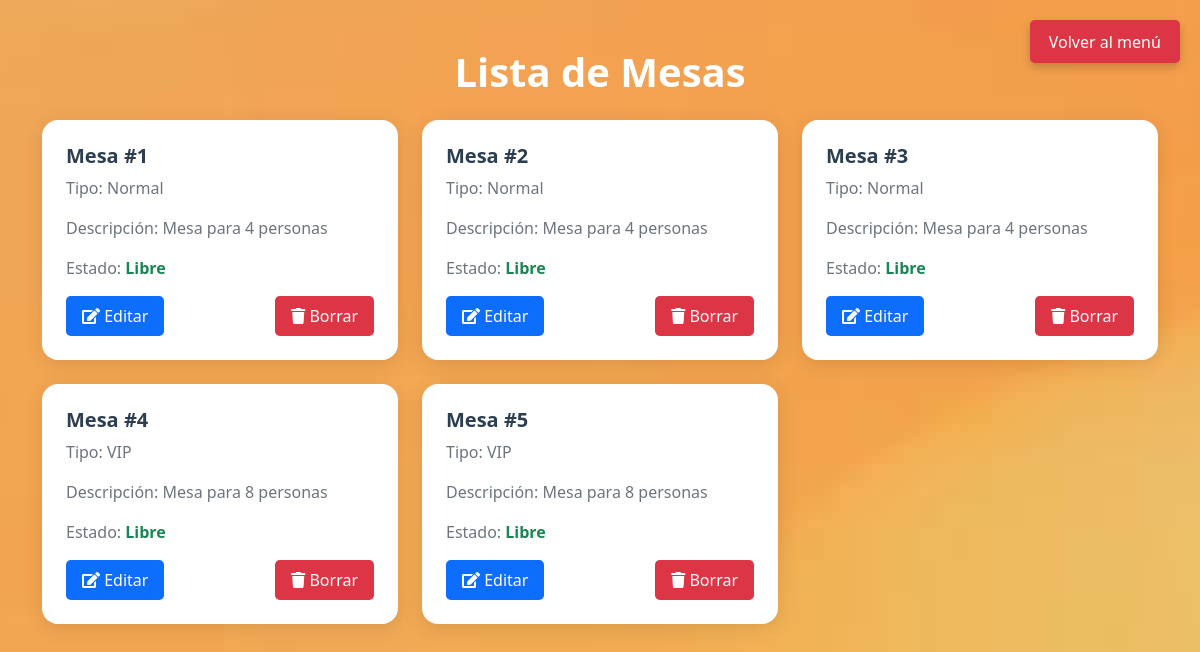
Screenshot of /mesas/ (signed in) with the database file from the repository.
### myapp/models.py (models this page shows)
class Mesa(models.Model):
    idMesa = models.AutoField(primary_key=True)
    tipo = models.CharField(max_length=200, blank=True, null=True)
    numero = models.IntegerField(null=True, blank=True)
    descripcion = models.CharField(max_length=200, blank=True, null=True)
    visible = models.BooleanField(default=True)
    disponible = models.BooleanField(default=True)

### myapp/decorators.py (the view)
    def _wrapped_view(request, *args, **kwargs):
        if not request.user.is_authenticated:
            return redirect('signin')
        if not request.user.is_waiter and not request.user.is_chef:
            return view_func(request, *args, **kwargs)
        raise PermissionDenied  # 403 si no es admin

### myapp/views/viewsMesa.py (called while the page is built)
@admin_required
def Mesas(request):
    mesas = Mesa.objects.filter(visible=True)
    return render(request,'Mesas.html',{'mesas':mesas})

### myapp/templates/Mesas.html (shortened to what this page needs)
{% load static %}
<!DOCTYPE html>
<html lang="es">
  <head>
    <link href="https://cdn.jsdelivr.net/npm/bootstrap@5.3.0-alpha1/dist/css/bootstrap.min.css" rel="stylesheet" />
    <link rel="stylesheet" type="text/css" href="{% static 'css/Mesas.css' %}" />
     <link
      rel="stylesheet"
      href="https://cdnjs.cloudflare.com/ajax/libs/font-awesome/5.15.3/css/all.min.css"
    />
  </head>
  <body>
    <div class="container my-5">
      <h1 class="text-center mb-4">Lista de Mesas</h1>
      <div class="row row-cols-1 row-cols-md-3 g-4">
        {% for mesa in mesas %}
        <div class="col">
          <div class="card h-100">
            <div class="card-body">
              <h5 class="card-title">Mesa #{{ mesa.numero }}</h5>
              <p class="card-text">Tipo: {{ mesa.tipo|default:"Sin especificar" }}</p>
              <p class="card-text">Descripción: {{ mesa.descripcion|default:"Sin descripción" }}</p>
              <p class="card-text">
                Estado:
                {% if mesa.disponible %}
                  <span class="text-success">Libre</span>
                {% else %}
                  <span class="text-danger">Reservada</span>
                {% endif %}
              </p>
              <div class="mt-3 d-flex justify-content-between">
                <a href="{% url 'editar_mesa' mesa.idMesa %}" class="btn btn-primary btn-sm">
                  <i class="fas fa-edit"></i> Editar
                </a>
                <form method="post" action="{% url 'borrar_mesa' mesa.idMesa %}" data-confirm-delete>
                <button type="submit" class="btn btn-danger btn-sm">
                  <i class="fas fa-trash"></i> Borrar
                </button>
              </form>
              </div>
            </div>
          </div>
        </div>
        {% endfor %}
      </div>
    </div>
    <div class="floating-button logout-button">
      <a href="{% url 'administrador' %}" class="btn btn-danger d-none d-md-block">
        <span class="btn-text">Volver al menú</span>
      </a>
    </div>
</body>
</html>

### myapp/static/css/Mesas.css (style rules this page uses)
body { background-image: url('../img/Fondo2.jpg'); }
h1 { font-size: 2.5rem; font-weight: bold; color: #ffffff; }
.card { border: none; border-radius: 1rem; box-shadow: 0 4px 20px rgba(0, 0, 0, 0.1); transition: transform 0.2s ease, box-shadow 0.2s ease; }
.card-body { padding: 1.5rem; }
.card-title { font-size: 1.25rem; font-weight: 600; color: #2c3e50; }
.card-text { font-size: 1rem; color: #6c757d; }
.text-success { font-weight: bold; }
.btn-sm { padding: 0.5rem 1rem; font-size: 1rem; border-radius: 0.3rem; }
.btn-primary { background-color: #0d6efd; border: none; }
.btn-danger { background-color: #dc3545; border: none; }
.floating-button.logout-button { position: fixed; top: 20px; right: 20px; z-index: 999; }
.floating-button .btn { font-size: 1rem; padding: 0.6rem 1.2rem; border-radius: 0.3rem; box-shadow: 0 4px 10px rgba(0, 0, 0, 0.2); font-weight: 500; }

### rows the page displays
Mesa: numero "1", tipo "Normal", descripcion "Mesa para 4 personas", disponible "Libre"
Mesa: numero "2", tipo "Normal", descripcion "Mesa para 4 personas", disponible "Libre"
Mesa: numero "3", tipo "Normal", descripcion "Mesa para 4 personas", disponible "Libre"
Mesa: numero "4", tipo "VIP", descripcion "Mesa para 8 personas", disponible "Libre"
Mesa: numero "5", tipo "VIP", descripcion "Mesa para 8 personas", disponible "Libre"
